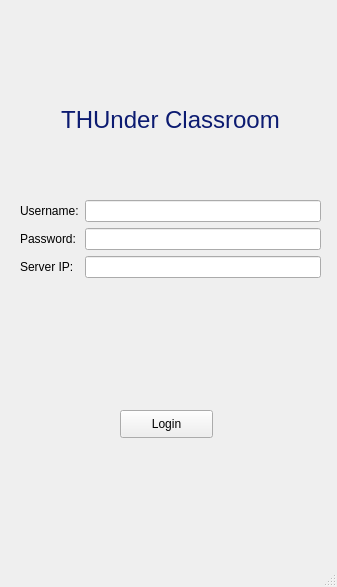
<?xml version="1.0" encoding="UTF-8"?>
<ui version="4.0">
 <class>LoginPage</class>
 <widget class="QMainWindow" name="LoginPage">
  <property name="geometry">
   <rect>
    <x>0</x>
    <y>0</y>
    <width>337</width>
    <height>587</height>
   </rect>
  </property>
  <property name="windowTitle">
   <string>LoginPage</string>
  </property>
  <widget class="QWidget" name="centralwidget">
   <widget class="QPushButton" name="b_login">
    <property name="geometry">
     <rect>
      <x>120</x>
      <y>410</y>
      <width>93</width>
      <height>28</height>
     </rect>
    </property>
    <property name="text">
     <string>Login</string>
    </property>
   </widget>
   <widget class="QLabel" name="lbl_thunderclassroom">
    <property name="geometry">
     <rect>
      <x>40</x>
      <y>80</y>
      <width>261</width>
      <height>81</height>
     </rect>
    </property>
    <property name="text">
     <string>&lt;html&gt;&lt;head/&gt;&lt;body&gt;&lt;p align=&quot;center&quot;&gt;&lt;span style=&quot; font-size:18pt; color:#0c1b71;&quot;&gt;THUnder Classroom&lt;/span&gt;&lt;/p&gt;&lt;/body&gt;&lt;/html&gt;</string>
    </property>
   </widget>
   <widget class="QWidget" name="layoutWidget">
    <property name="geometry">
     <rect>
      <x>20</x>
      <y>200</y>
      <width>301</width>
      <height>110</height>
     </rect>
    </property>
    <layout class="QFormLayout" name="formLayout">
     <item row="0" column="0">
      <widget class="QLabel" name="lbl_username">
       <property name="text">
        <string>Username:</string>
       </property>
      </widget>
     </item>
     <item row="0" column="1">
      <widget class="QLineEdit" name="le_username"/>
     </item>
     <item row="2" column="0">
      <widget class="QLabel" name="lbl_pswd">
       <property name="text">
        <string>Password:</string>
       </property>
      </widget>
     </item>
     <item row="2" column="1">
      <widget class="QLineEdit" name="le_pswd"/>
     </item>
     <item row="4" column="1">
      <widget class="QLineEdit" name="le_ip"/>
     </item>
     <item row="4" column="0">
      <widget class="QLabel" name="lbl_serverip">
       <property name="text">
        <string>Server IP:</string>
       </property>
      </widget>
     </item>
    </layout>
   </widget>
   <widget class="QLabel" name="lbl_pswdalert">
    <property name="geometry">
     <rect>
      <x>20</x>
      <y>310</y>
      <width>301</width>
      <height>61</height>
     </rect>
    </property>
    <property name="text">
     <string/>
    </property>
   </widget>
  </widget>
  <widget class="QStatusBar" name="statusbar"/>
 </widget>
 <resources/>
 <connections/>
</ui>
